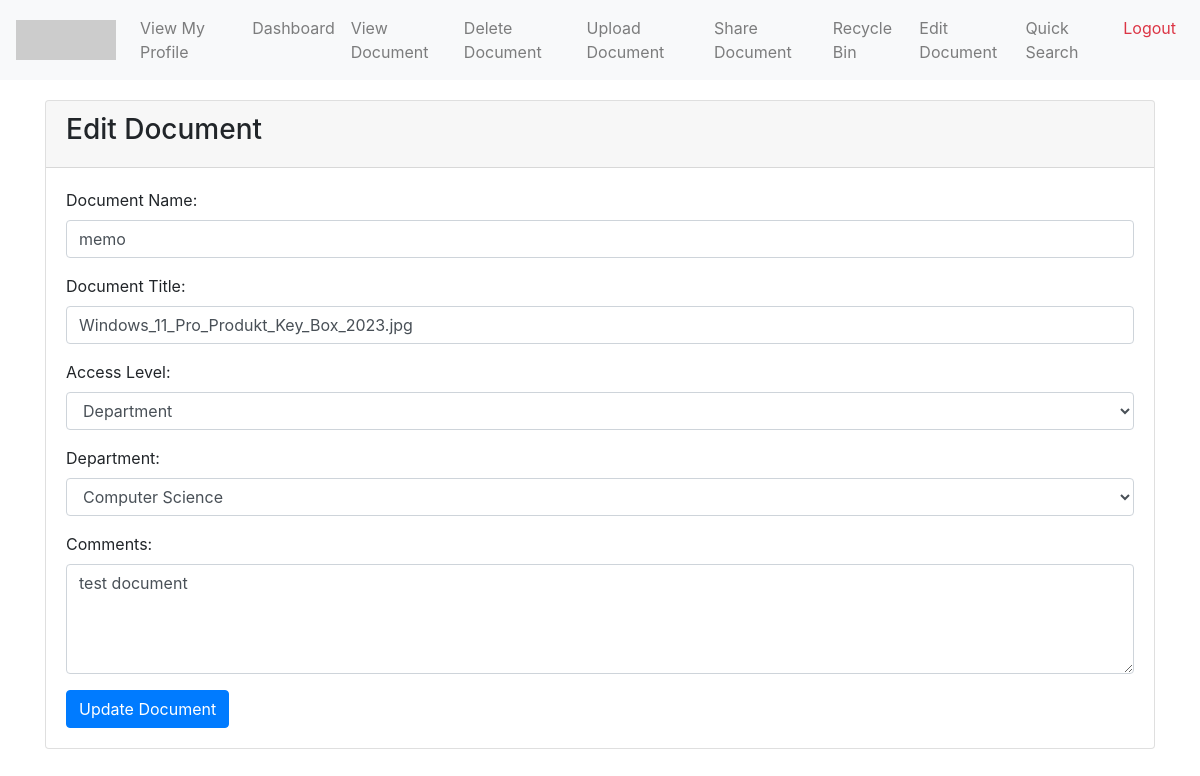
The page /edit_document.php?id=1 (signed in) on the database its author committed.
### tables this page shows
CREATE TABLE `document` (
  `id` int(15) NOT NULL,
  `dname` varchar(30) DEFAULT NULL,
  `dtitle` varchar(80) DEFAULT NULL,
  `downer` int(15) DEFAULT NULL,
  `dsize1` varchar(15) DEFAULT NULL,
  `dsize2` varchar(10) DEFAULT NULL,
  `dtype` varchar(30) DEFAULT NULL,
  `daccess` varchar(30) DEFAULT NULL,
  `ddate` date DEFAULT NULL,
  `dtime` time DEFAULT NULL,
  `ddept` varchar(30) DEFAULT NULL,
  `ddept2` varchar(30) DEFAULT NULL,
  `dstatus` varchar(30) DEFAULT NULL,
  `dencrypt` varchar(60) DEFAULT NULL,
  `dpath` varchar(150) DEFAULT NULL,
  `deditdate` date DEFAULT NULL,
  `dedittime` time DEFAULT NULL,
  `dcomment` varchar(300) DEFAULT NULL
);

### edit_document.php (the view, shortened to what this page needs)
<?php
include 'config.php';
$id = intval($_GET['id']);
$sql = "SELECT * FROM Document WHERE id = ?";
$stmt = $conn->prepare($sql);
$stmt->bind_param("i", $id);
if ($stmt->execute()) {
    $result = $stmt->get_result();
    if ($result->num_rows === 1) {
        $doc = $result->fetch_assoc();
    } else {
        die("Document not found.");
    }
} else {
    die("Error executing the statement: " . $stmt->error);
}
?>
<!DOCTYPE html>
<html lang="en">
<head>
    <link href="https://stackpath.bootstrapcdn.com/bootstrap/4.5.2/css/bootstrap.min.css" rel="stylesheet">
</head>
<body>
    <?php include 'navbar.php'; ?>
    <div class="container">
        <div class="card">
            <div class="card-header">
                <h3>Edit Document</h3>
            </div>
            <div class="card-body">
                <form action="edit_document.php?id=<?php echo htmlspecialchars($id); ?>" method="POST">
                    <div class="form-group">
                        <label for="dname">Document Name:</label>
                        <input type="text" class="form-control" id="dname" name="dname" value="<?php echo htmlspecialchars($doc['dname']); ?>" required>
                    </div>
                    <div class="form-group">
                        <label for="dtitle">Document Title:</label>
                        <input type="text" class="form-control" id="dtitle" name="dtitle" value="<?php echo htmlspecialchars($doc['dtitle']); ?>" required>
                    </div>
                    <div class="form-group">
                        <label for="daccess">Access Level:</label>
                        <select class="form-control" id="daccess" name="daccess" required>
                            <option value="Department" <?php echo ($doc['daccess'] == 'Department') ? 'selected' : ''; ?>>Department</option>
                        </select>
                    </div>
                    <div class="form-group">
                        <label for="ddept">Department:</label>
                        <select class="form-control" id="ddept" name="ddept" <?php echo ($doc['daccess'] != 'Department') ? 'disabled' : ''; ?>>
                            <option value="Computer Science" <?php echo ($doc['ddept'] == 'Computer Science') ? 'selected' : ''; ?>>Computer Science</option>
                        </select>
                    </div>
                    <div class="form-group">
                        <label for="dcomment">Comments:</label>
                        <textarea class="form-control" id="dcomment" name="dcomment" rows="4"><?php echo htmlspecialchars($doc['dcomment']); ?></textarea>
                    </div>
                    <button type="submit" class="btn btn-primary">Update Document</button>
                </form>
            </div>
        </div>
    </div>
</body>
</html>

### edit_document.php (style rules this page uses)
.container { margin-top: 20px; }
.card { margin-bottom: 20px; }

### rows shown on the page
document: dname "memo", dtitle "Windows_11_Pro_Produkt_Key_Box_2023.jpg", daccess "Department", ddept "Computer Science", dcomment "test document"
